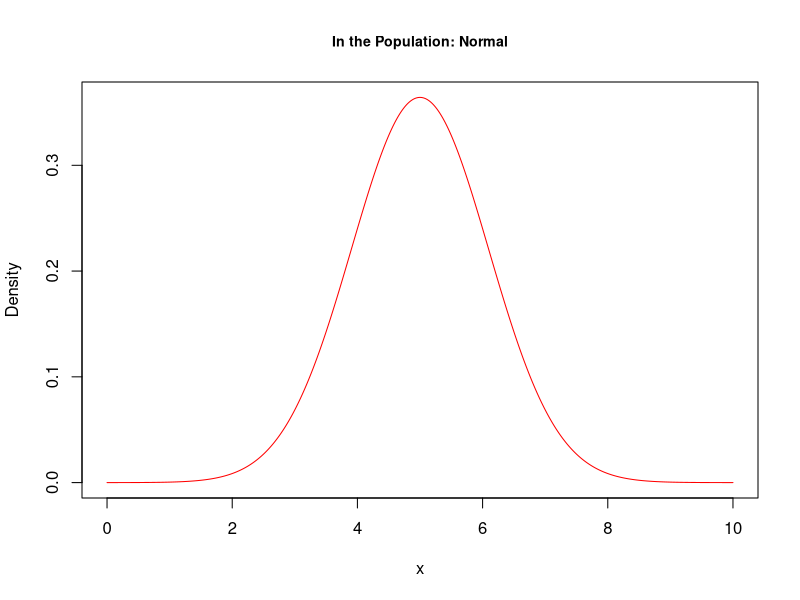
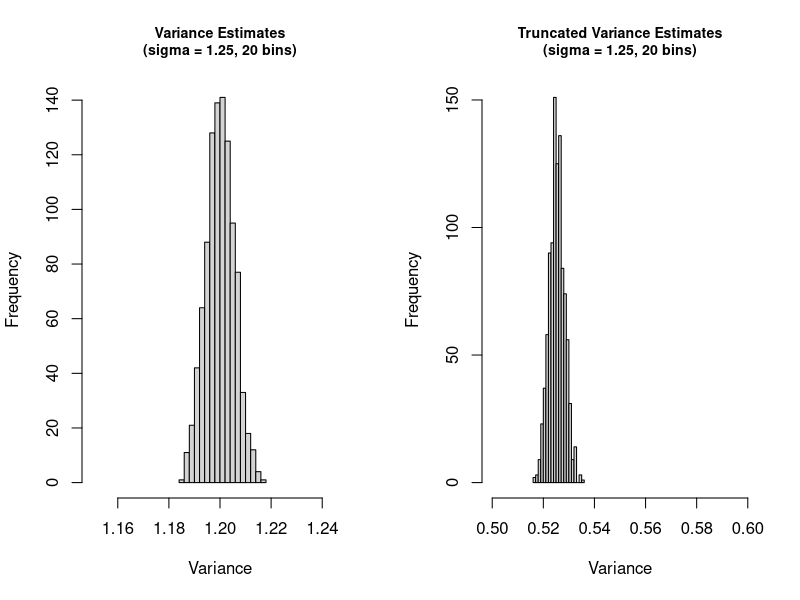
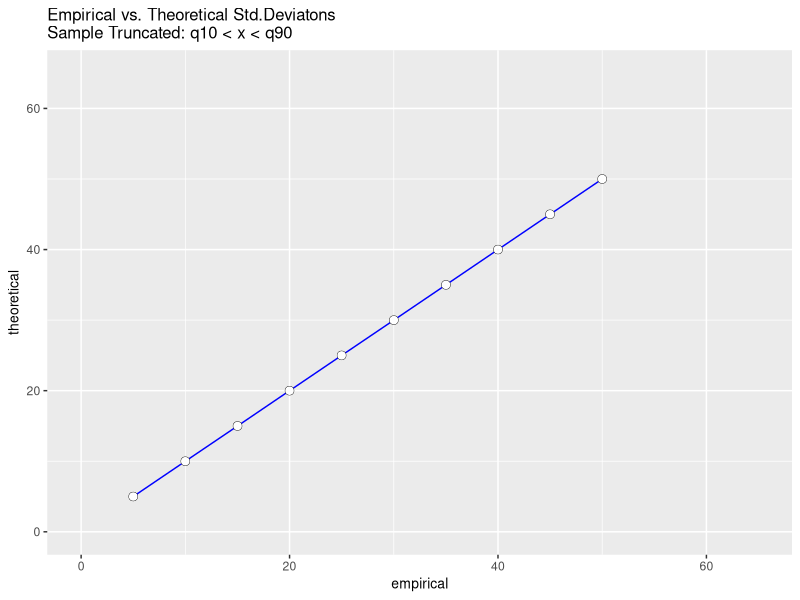
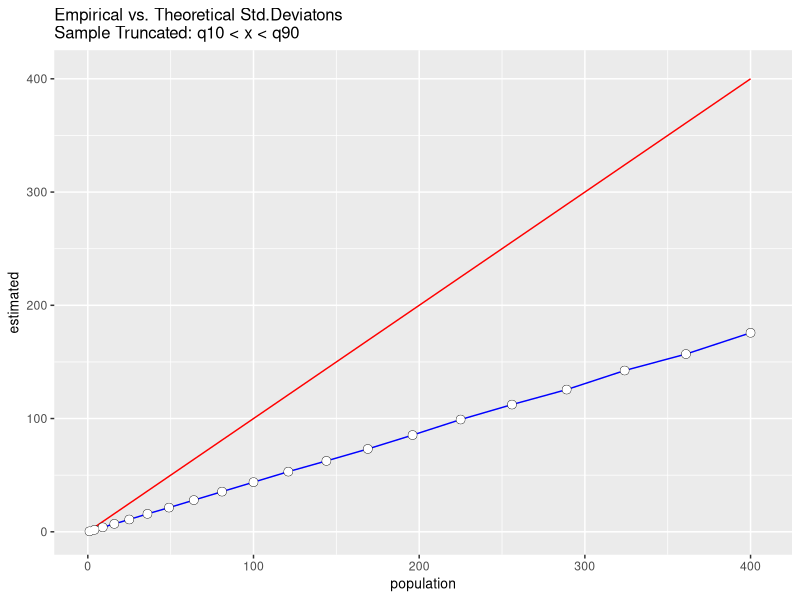
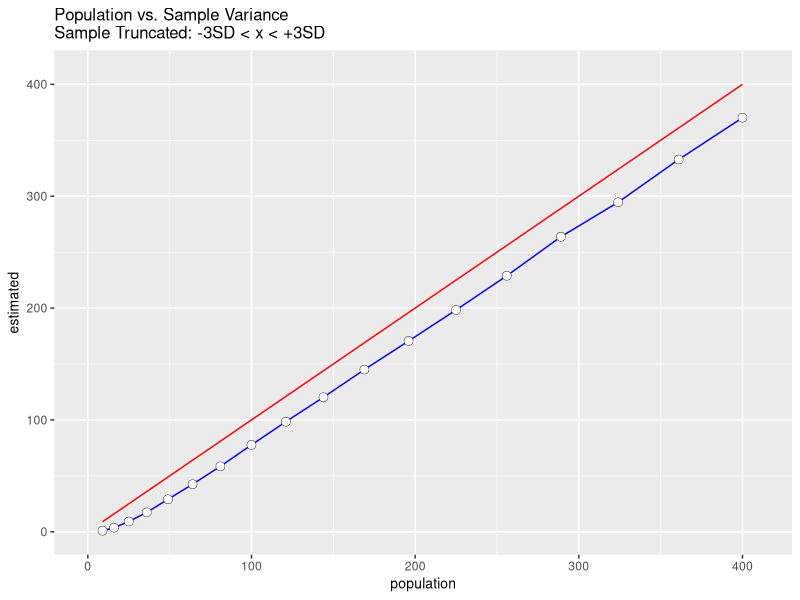
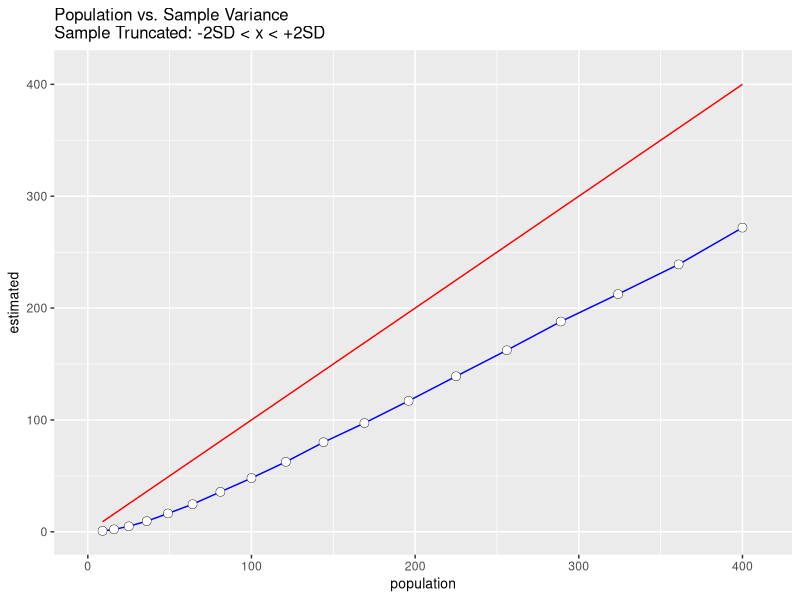

Reproduce these figures in R, in order.
## ---- chunk 1
## -- clear all
rm(list=ls())
## -- ggplot2
library(ggplot2)
## ---- chunk 2
## -- Assume Normal Distribution in the Population.
## -- Assume we know the true population mean and variance:
mu <- 5
sigma <- 1.2
sdev <- sqrt(sigma)
sdev
## ---- chunk 3
x <- rnorm(100000,mu,sigma) # a random sample ~ Normal(Mean = 5, StdDev = 1.2)
mean(x)
## ---- chunk 4
mean(x, trim = .1) # trim = .1 defines the fraction of x that will be removed from both tails
## ---- chunk 5
## -- let's plot the Population Normal:
curve(dnorm(x,mu,sdev),
      from = 0,
      to = 10, n = 1000,
      col = "red",
      main = "In the Population: Normal",
      ylab = "Density",
      cex.main = .85)
# in R: curve() is for ploting functions: ?curve
# dnorm is for Normal (Gaussian) Density: ?dnorm
# , and then: ?pnorm, ?rnorm, ?qnorm
## ---- chunk 6
## -- Good. Let's draw some samples now:
s1 <- rnorm(100000, mu, sdev)
head(s1)
## ---- chunk 7
# Estimates?
mean(s1) # sample mean
## ---- chunk 8
sd(s1) # sample standard deviation
## ---- chunk 9
var(s1) # sample variance, not so bad...
## ---- chunk 10
## --  Ok. Now...
estimates <- data.frame(
  mean = sapply(seq(1:1000), function(x){
    mean(rnorm(100000,mu,sdev))
    }),
  var = 
    sapply(seq(1:1000), function(x){
      var(rnorm(100000,mu,sdev))
    })
)
summary(estimates)
## ---- chunk 11
## --  How biased are these estimates?
mean_Bias <- mean(estimates$mean) - mu
mean_Bias
## ---- chunk 12
var_Bias <- mean(estimates$var) - sigma
var_Bias
## ---- chunk 13
## --  Ok. Now... truncating!
estimatesTrunc <- data.frame(
  mean = sapply(seq(1:1000), function(x){
    rSample <- rnorm(100000, mu, sdev)
    quants <- quantile(rSample,c(.1,.9))
    rSample <- rSample[which(rSample>quants[1] & rSample<quants[2])]
    mean(rSample)
  }),
  var = sapply(seq(1:1000), function(x){
    rSample <- rnorm(100000, mu, sdev)
    quants <- quantile(rSample,c(.1,.9))
    rSample <- rSample[which(rSample>quants[1] & rSample<quants[2])]
    var(rSample)
    })
  )
summary(estimatesTrunc)
## ---- chunk 14
# And how biased are these estimates?
mean_BiasTrunc <- mean(estimatesTrunc$mean) - mu
mean_BiasTrunc
## ---- chunk 15
var_BiasTrunc <- mean(estimatesTrunc$var) - sigma
var_BiasTrunc
## ---- chunk 16
# Let's compare:
mean_Bias < mean_BiasTrunc
## ---- chunk 17
var_Bias < var_BiasTrunc
## ---- chunk 18
# The difference?
mean_Bias - mean_BiasTrunc
## ---- chunk 19
var_Bias - var_BiasTrunc # ooops
## ---- chunk 20
# How about the variance of the estimates?
var(estimates$mean)/var(estimatesTrunc$mean)
## ---- chunk 21
var(estimates$var)/var(estimatesTrunc$var) # oh oh oh...
## ---- chunk 22
## --  Let' see: histogram()
par(mfcol=c(1,2)) # this sets the plot parameters: 
# R will plot with c(1,2), meaning: one row, two columns.
# The next two plots will thus be placed next to one another.
hist(estimates$var,20,
     main = "Variance Estimates\n(sigma = 1.25, 20 bins)",
     cex.main = .85,
     xlab = "Variance",
     xlim=c(1.15,1.25))
hist(estimatesTrunc$var,20,
     main = "Truncated Variance Estimates\n(sigma = 1.25, 20 bins)",
     cex.main = .85,
     xlab = "Variance",
     xlim=c(.5,.6))
par(mfcol=c(1,1)) # reset plot parameters (do NOT forget to do this)
## ---- chunk 23
## -- Another set of statistical experiments

# Step 1 : Keep population sd = 1.5, vary population mean:
sampleMeansTrunc <- sapply(seq(5,50,5), function(x) {
  rSample <- rnorm(100000,x,1.5)
  quants <- quantile(rSample,c(.1,.9))
  rSample <- rSample[which(rSample>quants[1] & rSample<quants[2])]
  mean(rSample)
  })
plotFrameMeans <- data.frame(theoretical = seq(5,50,5),
                        empirical = sampleMeansTrunc)
plotFrameMeans
## ---- chunk 24
ggplot(plotFrameMeans, aes(x = empirical, y = theoretical)) +
  geom_path(color="blue") + 
  geom_point(colour="black", size = 2.5) + 
  geom_point(colour="white", size = 2.25) +
  xlim(0,65) + ylim(0,65) +
  ggtitle("Empirical vs. Theoretical Std.Deviatons\nSample Truncated: q10 < x < q90") +
  theme(title = element_text(size = 10))
## ---- chunk 25
# Step 2: Now keep population mean = 15, vary population variance:
sampleVarsTrunc <- sapply(seq(1,20,1), function(x) {
  rSample <- rnorm(100000,15,x)
  quants <- quantile(rSample,c(.1,.9))
  rSample <- rSample[which(rSample>quants[1] & rSample<quants[2])]
  var(rSample)
})
plotFrameVars <- data.frame(population = seq(1,20,1)^2,
                        estimated = sampleVarsTrunc)
plotFrameVars
## ---- chunk 26
ggplot(plotFrameVars, aes(y = estimated, x = population)) +
  geom_line(aes(x = plotFrameVars$population, y = plotFrameVars$population),
            color = "red") +
  geom_path(color="blue") + 
  geom_point(colour="black", size = 2.5) + 
  geom_point(colour="white", size = 2.25) +
  xlim(0,405) + ylim(0,405) +
  ggtitle("Empirical vs. Theoretical Std.Deviatons\nSample Truncated: q10 < x < q90") +
  theme(title = element_text(size = 10))
## ---- chunk 27
## -- What if we truncate -3SD < x < +3SD in Step 2?
sampleVarsTrunc <- sapply(seq(3,20,1), function(x) {
  rSample <- rnorm(100000,15,x)
  quants <- c(-3*sd(rSample), 3*sd(rSample))
  rSample <- rSample[which(rSample>quants[1] & rSample<quants[2])]
  var(rSample)
})
plotFrameVars <- data.frame(population = seq(3,20,1)^2,
                            estimated = sampleVarsTrunc)
plotFrameVars
## ---- chunk 28
ggplot(plotFrameVars, aes(y = estimated, x = population)) +
  geom_line(aes(x = plotFrameVars$population, y = plotFrameVars$population),
            color = "red") +
  geom_path(color="blue") + 
  geom_point(colour="black", size = 2.5) + 
  geom_point(colour="white", size = 2.25) +
  xlim(0,410) + ylim(0,410) +
  ggtitle("Population vs. Sample Variance\nSample Truncated: -3SD < x < +3SD") +
  theme(title = element_text(size = 10))
## ---- chunk 29
## -- What if we truncate -2SD < x < +2SD in Step 2?
sampleVarsTrunc <- sapply(seq(3,20,1), function(x) {
  rSample <- rnorm(100000,15,x)
  quants <- c(-2*sd(rSample), 2*sd(rSample))
  rSample <- rSample[which(rSample>quants[1] & rSample<quants[2])]
  var(rSample)
})
plotFrameVars <- data.frame(population = seq(3,20,1)^2,
                            estimated = sampleVarsTrunc)

plotFrameVars
## ---- chunk 30
ggplot(plotFrameVars, aes(y = estimated, x = population)) +
  geom_line(aes(x = plotFrameVars$population, y = plotFrameVars$population),
            color = "red") +
  geom_path(color="blue") + 
  geom_point(colour="black", size = 2.5) + 
  geom_point(colour="white", size = 2.25) +
  xlim(0,410) + ylim(0,410) +
  ggtitle("Population vs. Sample Variance\nSample Truncated: -2SD < x < +2SD") +
  theme(title = element_text(size = 10))
